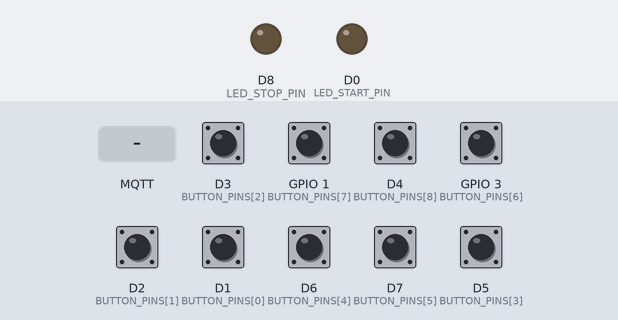
Simulated run of this sketch. Board: ESP8266 (NodeMCU). Shown: output pins drawn as LEDs (lit = HIGH). The test bench sets the inputs (shaded band); at power-on: D1 (BUTTON_PINS[0]), D2 (BUTTON_PINS[1]), D3 (BUTTON_PINS[2]), D4 (BUTTON_PINS[8]), D5 (BUTTON_PINS[3]), D6 (BUTTON_PINS[4]), D7 (BUTTON_PINS[5]), GPIO 1 (BUTTON_PINS[7]), GPIO 3 (BUTTON_PINS[6]) HIGH. WiFi joins after 1.5 s; servers stay silent unless stated; random numbers use the default seed unless the sketch sets one; no MQTT or app messages arrive unless stated; what the sketch prints to the serial monitor is not drawn.

Above: at 0.0 s.
At 4.2 s:
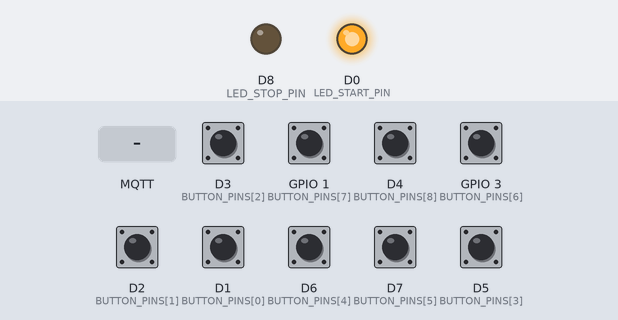
4.3 s: MQTT message "START" arrives on the first subscribed topic
At 5.2 s:
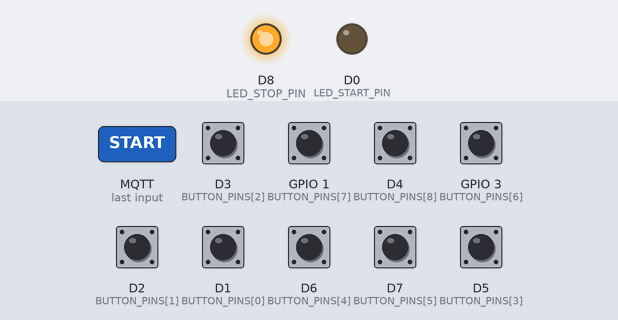
5.8 s: D3 (BUTTON_PINS[2]) pulled LOW for 0.15 s
7.4 s: GPIO 1 (BUTTON_PINS[7]) pulled LOW for 0.15 s
9.0 s: GPIO 3 (BUTTON_PINS[6]) pulled LOW for 0.15 s
10.6 s: MQTT message "esp32/led/start" arrives on the first subscribed topic
12.1 s: MQTT message "esp32/led/stop" arrives on the first subscribed topic
Timing chart, 0 to 14.6 s (numbered marks = the images above; inputs shaded):
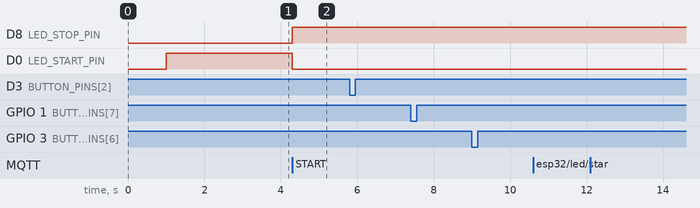

Measured:
- after the input at 4.3 s, D8 (LED_STOP_PIN): LOW → HIGH at once; D0 (LED_START_PIN): HIGH → LOW at once
- after the input at 5.8 s, every drawn part: stays the same
- after the input at 7.4 s, every drawn part: stays the same
- after the input at 9.0 s, every drawn part: stays the same
- after the input at 10.6 s, every drawn part: stays the same
- after the input at 12.1 s, every drawn part: stays the same

The sketch:

esp32_9_buttons_fixed.ino
```cpp
#include <ESP8266WiFi.h>
#include <PubSubClient.h>

// WiFi credentials
const char* ssid = "Galaxy M01 Core9053";
const char* password = "methuki123";

// MQTT Broker settings
const char* mqtt_server = "broker.hivemq.com";
const int mqtt_port = 1883;

// LED pins for ESP8266 NodeMCU V3 (separate from buttons)
const int LED_START_PIN = D0;  // GPIO16 - START LED
const int LED_STOP_PIN = D8;   // GPIO15 - STOP LED

// 9 Button pins for ESP8266 NodeMCU V3
// RX = GPIO3, TX = GPIO1
const int BUTTON_PINS[] = {D1, D2, D3, D5, D6, D7, 3, 1, D4};
// Grid layout:
// [D1] [D2] [D3]  <- Row 0 (GPIO5, GPIO4, GPIO0)
// [D5] [D6] [D7]  <- Row 1 (GPIO14, GPIO12, GPIO13)
// [RX] [TX] [D4]  <- Row 2 (GPIO3, GPIO1, GPIO2)

const int NUM_BUTTONS = 9;

// Variables
WiFiClient espClient;
PubSubClient client(espClient);
unsigned long lastMsg = 0;
bool buttonStates[NUM_BUTTONS] = {false};
bool lastButtonStates[NUM_BUTTONS] = {false};
bool buttonReadingEnabled = false;  // START/STOP control

void setup() {
  Serial.begin(115200);
  delay(1000);  // Wait for serial to be ready

  Serial.println("\n\n========================================");
  Serial.println("ESP8266 NodeMCU V3 - 9 Button Grid");
  Serial.println("========================================");

  // Initialize LED pins
  pinMode(LED_START_PIN, OUTPUT);
  pinMode(LED_STOP_PIN, OUTPUT);
  digitalWrite(LED_START_PIN, HIGH);  // HIGH = OFF
  digitalWrite(LED_STOP_PIN, LOW);    // LOW = ON (STOP state initially)

  // Initialize button pins
  for (int i = 0; i < NUM_BUTTONS; i++) {
    pinMode(BUTTON_PINS[i], INPUT_PULLUP);
  }

  Serial.println("\nButton Grid Layout:");
  Serial.println("[D1] [D2] [D3]  <- Row 0");
  Serial.println("[D5] [D6] [D7]  <- Row 1");
  Serial.println("[RX] [TX] [D4]  <- Row 2");
  Serial.println("\nLED Pins: D0=START, D8=STOP");

  // Connect to WiFi
  setup_wifi();

  // Test buttons at startup
  testButtons();

  // Setup MQTT
  client.setServer(mqtt_server, mqtt_port);
  client.setCallback(callback);

  Serial.println("\n========================================");
  Serial.println("Setup complete!");
  Serial.println("Button reading: DISABLED (waiting for START command)");
  Serial.println("========================================\n");
}

void setup_wifi() {
  delay(10);
  Serial.println("\n========================================");
  Serial.print("Connecting to WiFi: ");
  Serial.println(ssid);

  WiFi.mode(WIFI_STA);
  WiFi.begin(ssid, password);

  int attempts = 0;
  while (WiFi.status() != WL_CONNECTED && attempts < 30) {
    delay(500);
    Serial.print(".");
    attempts++;
  }

  Serial.println();
  if (WiFi.status() == WL_CONNECTED) {
    Serial.println("✓ WiFi connected successfully!");
    Serial.print("IP address: ");
    Serial.println(WiFi.localIP());
    Serial.print("Signal strength: ");
    Serial.print(WiFi.RSSI());
    Serial.println(" dBm");
  } else {
    Serial.println("✗ WiFi connection FAILED!");
    Serial.println("Check your SSID and password");
  }
  Serial.println("========================================");
}

void testButtons() {
  Serial.println("\n========================================");
  Serial.println("BUTTON CONNECTION TEST");
  Serial.println("========================================");
  Serial.println("Testing all 9 buttons at startup...\n");

  const char* pinNames[] = {"D1", "D2", "D3", "D5", "D6", "D7", "RX", "TX", "D4"};

  for (int i = 0; i < NUM_BUTTONS; i++) {
    int pinState = digitalRead(BUTTON_PINS[i]);
    Serial.print("Button ");
    Serial.print(i);
    Serial.print(" [");
    Serial.print(i/3);
    Serial.print("][");
    Serial.print(i%3);
    Serial.print("] (");
    Serial.print(pinNames[i]);
    Serial.print("): ");

    if (pinState == HIGH) {
      Serial.println("✓ NOT PRESSED (Pull-up active - Good!)");
    } else {
      Serial.println("✗ PRESSED or SHORT CIRCUIT (Check wiring!)");
    }
    delay(50);
  }

  Serial.println("\n========================================");
  Serial.println("Press buttons to test real-time...");
  Serial.println("(Button presses will be detected after START command)");
  Serial.println("LEDs: D0=START, D8=STOP");
  Serial.println("========================================\n");
}

void callback(char* topic, byte* payload, unsigned int length) {
  Serial.print("\n[MQTT] Topic: ");
  Serial.print(topic);
  Serial.print(" | Message: ");

  String message = "";
  for (int i = 0; i < length; i++) {
    message += (char)payload[i];
  }
  Serial.println(message);

  // Handle START command - enable button reading
  if (String(topic) == "esp32/led/start") {
    if (message == "START") {
      digitalWrite(LED_START_PIN, LOW);   // LOW = ON for D0
      digitalWrite(LED_STOP_PIN, HIGH);   // HIGH = OFF for built-in LED
      buttonReadingEnabled = true;

      Serial.println("========================================");
      Serial.println("🟢 START COMMAND RECEIVED");
      Serial.println("   - START LED (D0): ON");
      Serial.println("   - STOP LED (D8): OFF");
      Serial.println("   - Button reading: ENABLED");
      Serial.println("========================================\n");

      // Reset button states when starting
      for (int i = 0; i < NUM_BUTTONS; i++) {
        lastButtonStates[i] = !digitalRead(BUTTON_PINS[i]);
      }

      // Send acknowledgment back to server
      client.publish("esp32/control", "START_LED_ON - Button reading enabled");
    }
  }

  // Handle STOP command - disable button reading
  else if (String(topic) == "esp32/led/stop") {
    if (message == "STOP") {
      digitalWrite(LED_STOP_PIN, LOW);    // LOW = ON for built-in LED
      digitalWrite(LED_START_PIN, HIGH);  // HIGH = OFF for D0
      buttonReadingEnabled = false;

      Serial.println("========================================");
      Serial.println("🔴 STOP COMMAND RECEIVED");
      Serial.println("   - STOP LED (D8): ON");
      Serial.println("   - START LED (D0): OFF");
      Serial.println("   - Button reading: DISABLED");
      Serial.println("========================================\n");

      // Send acknowledgment back to server
      client.publish("esp32/control", "STOP_LED_ON - Button reading disabled");
    }
  }
}

void reconnect() {
  while (!client.connected()) {
    Serial.print("\n[MQTT] Connecting to broker...");

    // Create a random client ID
    String clientId = "ESP8266-";
    clientId += String(random(0xffff), HEX);

    // Attempt to connect
    if (client.connect(clientId.c_str())) {
      Serial.println(" CONNECTED!");

      // Subscribe to LED control topics
      client.subscribe("esp32/led/start");
      client.subscribe("esp32/led/stop");

      Serial.println("[MQTT] Subscribed to topics:");
      Serial.println("  - esp32/led/start");
      Serial.println("  - esp32/led/stop");

      // Announce that we're online
      client.publish("esp32/control", "ESP8266_ONLINE");
      Serial.println("[MQTT] Published: ESP8266_ONLINE");

    } else {
      Serial.print(" FAILED! rc=");
      Serial.print(client.state());
      Serial.println(" | Retry in 5 seconds...");
      delay(5000);
    }
  }
}

void checkButtons() {
  // Only check buttons if reading is enabled
  if (!buttonReadingEnabled) {
    return;
  }

  // Read all button states
  for (int i = 0; i < NUM_BUTTONS; i++) {
    buttonStates[i] = !digitalRead(BUTTON_PINS[i]); // Inverted because of INPUT_PULLUP

    // Check for state change
    if (buttonStates[i] != lastButtonStates[i]) {
      // Calculate row and column for grid position
      int row = i / 3;     // 0, 1, or 2
      int col = i % 3;     // 0, 1, or 2

      // Get pin name for display
      const char* pinNames[] = {"D1", "D2", "D3", "D5", "D6", "D7", "RX", "TX", "D4"};
      String pinName = pinNames[i];

      if (buttonStates[i]) {
        // Button pressed
        String message = "Button[" + String(row) + "][" + String(col) + "] PRESSED (Pin " + pinName + ")";

        // Publish to general button topic
        client.publish("esp32/buttons", message.c_str());

        // Publish to specific button topic
        String buttonTopic = "esp32/button/" + String(row) + "/" + String(col);
        client.publish(buttonTopic.c_str(), "PRESSED");

        // Serial output with visual indicator
        Serial.println("╔════════════════════════════════════╗");
        Serial.print("║ ✓ ");
        Serial.print(message);
        for (int j = message.length(); j < 33; j++) Serial.print(" ");
        Serial.println("║");
        Serial.println("╚════════════════════════════════════╝");

      } else {
        // Button released
        String message = "Button[" + String(row) + "][" + String(col) + "] RELEASED (Pin " + pinName + ")";

        // Publish to general button topic
        client.publish("esp32/buttons", message.c_str());

        // Publish to specific button topic
        String buttonTopic = "esp32/button/" + String(row) + "/" + String(col);
        client.publish(buttonTopic.c_str(), "RELEASED");

        // Serial output
        Serial.print("  → ");
        Serial.println(message);
      }

      lastButtonStates[i] = buttonStates[i];
    }
  }
}

void loop() {
  if (!client.connected()) {
    reconnect();
  }
  client.loop();

  // Check physical buttons every 50ms
  unsigned long now = millis();
  if (now - lastMsg > 50) {
    lastMsg = now;
    checkButtons();
  }

  // Small delay and yield for ESP8266 stability
  delay(10);
  yield();  // Important for ESP8266 to prevent watchdog reset
}
```
